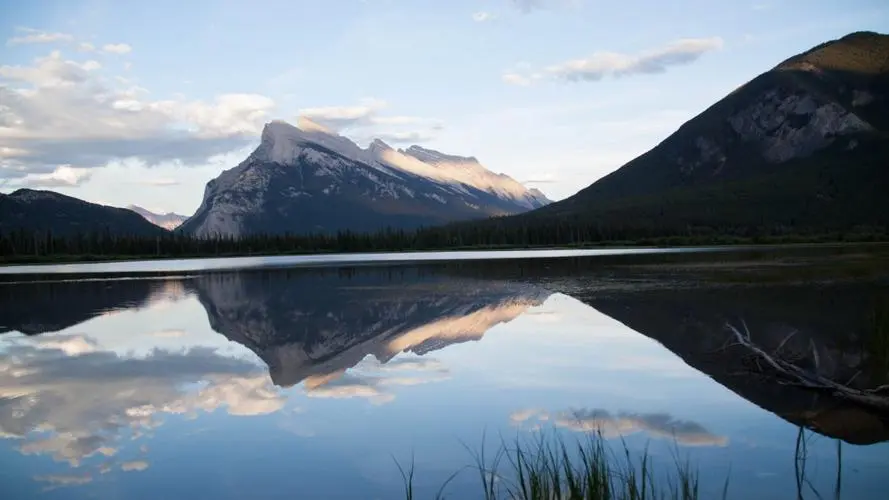
//> input picture read_img/test.jpg, 889 x 500 px
$ ./canny   (built with g++ and OpenCV 4)
//> lines starting //> are read from the running program, lines starting //| are printed output that depends on the picture
#include <opencv2/opencv.hpp>
#include <iostream>

using namespace std;
using namespace cv;

int main()
{
    Mat img = imread("/home/wsk/codes/cv_learning/read_img/test.jpg");
//> img is the input picture: 500 rows x 889 cols, CV_8UC3; mean B, G, R 142.5, 129.6, 116
    imshow("src", img);
    Mat img_canny;
    cvtColor(img, img_canny, COLOR_BGR2GRAY);
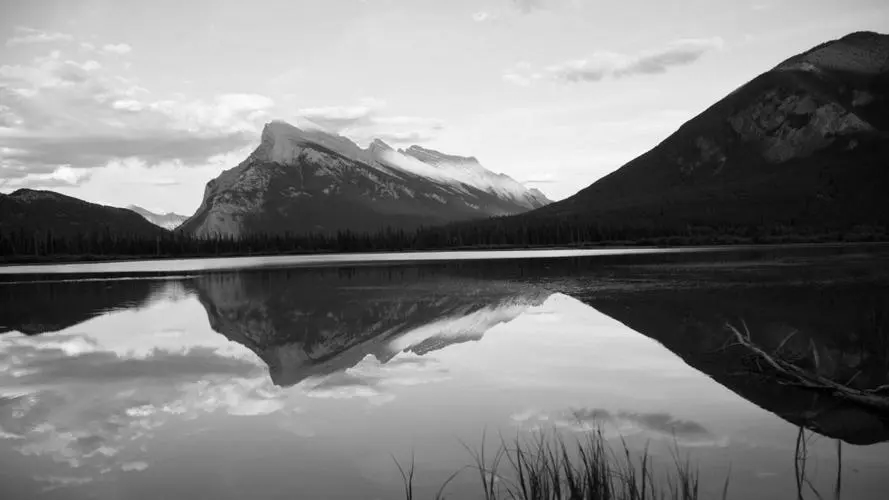
//> img_canny: 500 rows x 889 cols, CV_8UC1; min 0, max 255, mean 127
    imshow("gray", img_canny);
    blur(img_canny, img_canny, Size(3,3));
    imshow("blur", img_canny);
    Canny(img_canny, img_canny, 45, 51, 3);
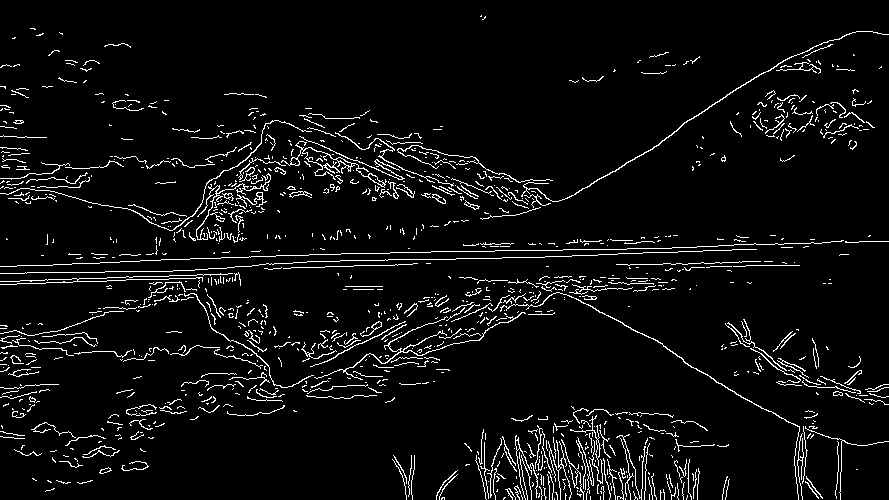
//> img_canny: 500 rows x 889 cols, CV_8UC1; 5.3% white in thin lines or dots
    imshow("canny", img_canny);

    waitKey(0);
    return 0;
}

$ run again, with read_img/0.jpg copied over read_img/test.jpg
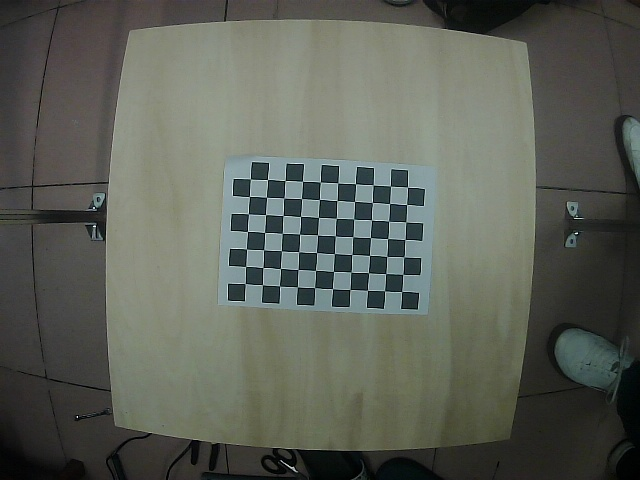
//> input picture read_img/0.jpg, 640 x 480 px
//> img is the input picture: 480 rows x 640 cols, CV_8UC3; mean B, G, R 87.6, 96.3, 92.3
//> `blur(img_canny, img_canny, Size(3,3));`:
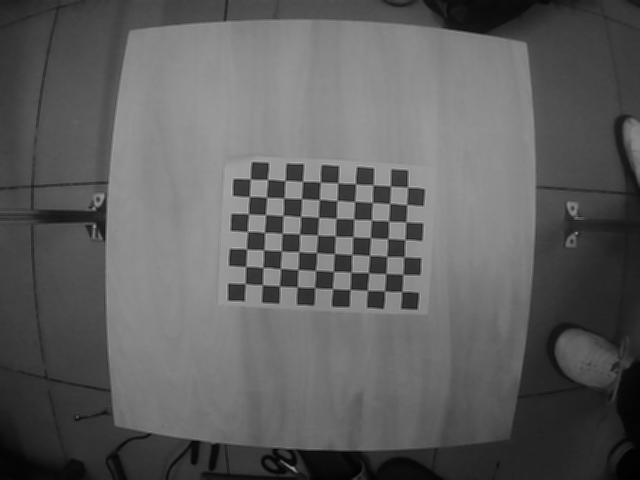
//> img_canny: 480 rows x 640 cols, CV_8UC1; min 1, max 185, mean 94.1
//> `Canny(img_canny, img_canny, 45, 51, 3);`:
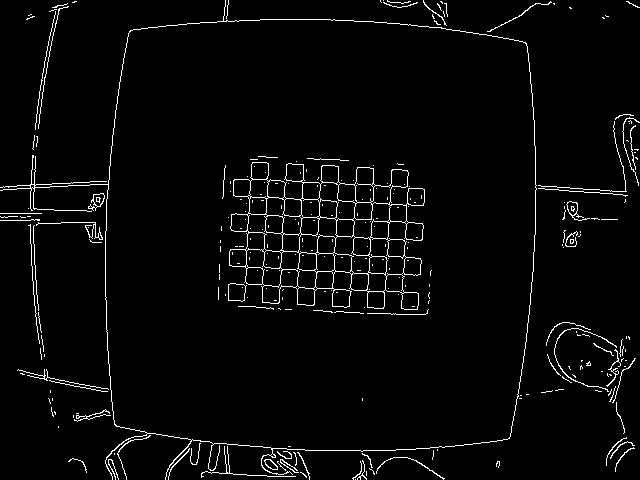
//> img_canny: 480 rows x 640 cols, CV_8UC1; 3.2% white in thin lines or dots
